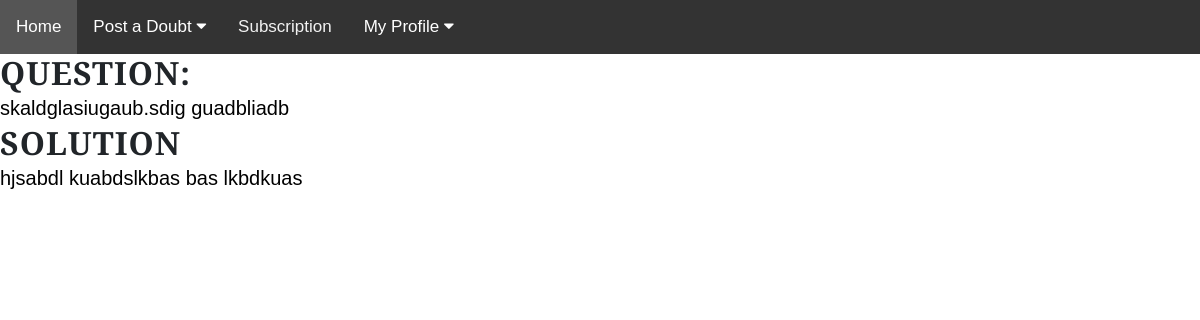
The app's page /complete_sol.php?ques_id=1 (signed in) with its own data.
### tables this page shows
CREATE TABLE `ques` (
  `ques_id` bigint(20) NOT NULL AUTO_INCREMENT,
  `stu_id` bigint(20) DEFAULT NULL,
  `question` longtext NOT NULL,
  `solution` longtext,
  `tut_id` bigint(20) DEFAULT NULL,
  `issolved` tinyint(4) DEFAULT '0',
  `subject` varchar(20) DEFAULT NULL,
  PRIMARY KEY (`ques_id`),
  KEY `student_id_idx` (`stu_id`),
  KEY `tutor_id_idx` (`tut_id`),
  CONSTRAINT `student_id` FOREIGN KEY (`stu_id`) REFERENCES `student` (`id`) ON DELETE CASCADE ON UPDATE CASCADE,
  CONSTRAINT `tutor_id` FOREIGN KEY (`tut_id`) REFERENCES `tutor` (`id`) ON DELETE CASCADE ON UPDATE CASCADE
);

### complete_sol.php (the view, shortened to what this page needs)
<!DOCTYPE html>
<html>
<head>
<link rel="stylesheet" href="https://cdnjs.cloudflare.com/ajax/libs/font-awesome/4.7.0/css/font-awesome.min.css">
    <link href="/assets/css/bootstrap.min.css" rel="stylesheet">
    <link href="/assets/css/business-casual.css" rel="stylesheet">
    <link href="/assets/css/style.css" rel="stylesheet" type="text/css" media="all" />
  <link type="text/css" href="/assets/css/schedule.css" rel="stylesheet">
</head>
<body>
<div class="topnav" id="myTopnav">
  <a href="student_home.php" class="active">Home</a>
  <div class="dropdown">
    <button class="dropbtn">Post a Doubt
      <i class="fa fa-caret-down"></i>
    </button>
  </div>
  <a href="subscription.php">Subscription</a>
  <div class="dropdown">
    <button class="dropbtn">My Profile
      <i class="fa fa-caret-down"></i>
    </button>
  </div>
</div>
<?php
include 'db_config.php';
?>
<h2>Question:</h2>
<p><?php
  $query=mysqli_query($link,"select question,solution from ques where ques_id=".$_GET['ques_id']."");
  while($row = mysqli_fetch_row($query))
    {
      echo "<p>".$row[0]."</p>";
      echo "<h2>solution</h2>";
    echo "<p>".$row[1]."</p>";
    }
?>
</p>
</body>
</html>

### assets/css/business-casual.css (style rules this page uses)
body { font-family: "Open Sans","Helvetica Neue",Helvetica,Arial,sans-serif; background: url('../img/indian_flag_wallpaper-cricket_world_cup.jpg') no-repeat center center fixed; -webkit-background-size: cover; -moz-background-size: cover; background-size: cover; -o-background-size: cover; }
h1, h2, h3, h4, h5, h6 { text-transform: uppercase; font-family: "Josefin Slab","Helvetica Neue",Helvetica,Arial,sans-serif; font-weight: 700; letter-spacing: 1px; }
p { font-size: 1.25em; line-height: 1.6; color: #000; }

### assets/css/style.css (style rules this page uses)
body { padding:0; margin:0; font-family: 'Source Sans Pro', sans-serif; }
.active { color:#5BBD50; }
h1,h2,h3,h4,h5,h6 { margin:0; }
p { margin:0; }
.active { background: }
.dropbtn { background-color: #4CAF50; color: white; padding: 16px; font-size: 16px; border: none; }
.dropdown { position: relative; display: inline-block; }

### complete_sol.php (style rules this page uses)
body { margin:0;font-family:Arial }
.topnav { overflow: hidden; background-color: #333; }
.topnav a { float: left; display: block; color: #f2f2f2; text-align: center; padding: 14px 16px; text-decoration: none; font-size: 17px; }
.active { background-color: #4CAF50; color: white; }
.dropdown { float: left; overflow: hidden; }
.dropdown .dropbtn { font-size: 17px; border: none; outline: none; color: white; padding: 14px 16px; background-color: inherit; font-family: inherit; margin: 0; }

### records on screen
ques: question "skaldglasiugaub.sdig guadbliadb", solution "hjsabdl kuabdslkbas bas lkbdkuas"
